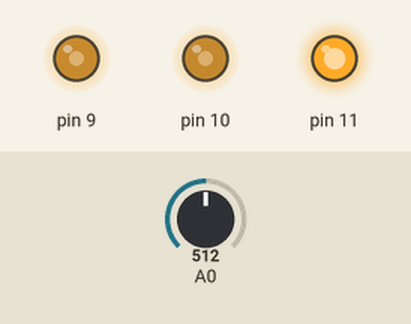
Simulated run of this sketch. Board: Arduino Uno, built with avr-gcc and run on an emulated ATmega328P. Parts: output pins drawn as LEDs (lit = HIGH). The test bench sets the inputs (shaded band); at power-on: A0 = 512. What the sketch prints to the serial monitor is not drawn.

Above: at 1.2 s.
1.3 s: A0 set to 306
At 2.5 s:
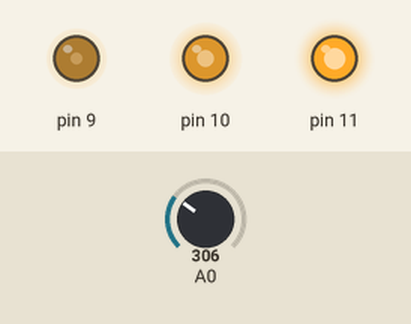
2.8 s: A0 set to 122
At 3.7 s:
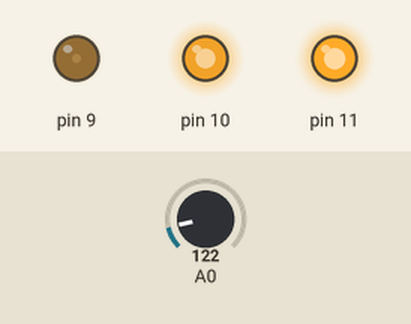
4.3 s: A0 set to 0
At 4.8 s:
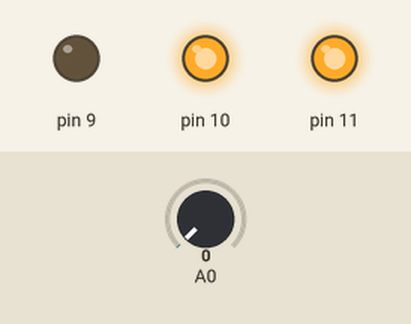
5.8 s: A0 set to 900
At 6.1 s:
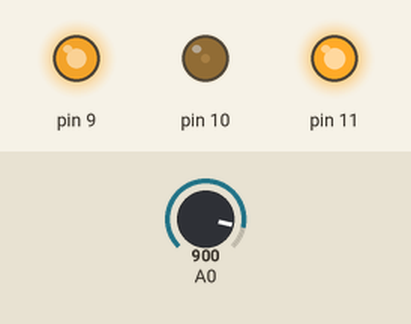
7.3 s: A0 set to 1023
At 8.3 s:
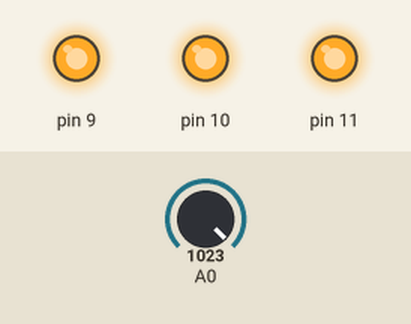
8.8 s: A0 set to 683
At 9.6 s:
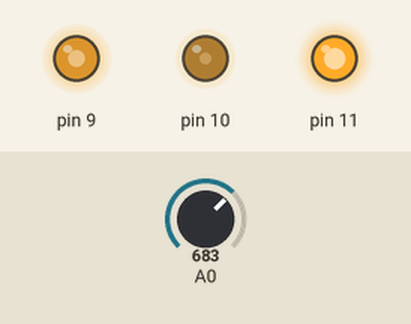
11.8 s: A0 set to 656
Timing chart, 0 to 14.3 s (numbered marks = the images above; inputs shaded):
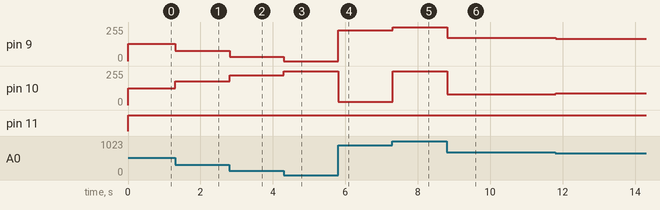

The sketch:

reflexive.ino
```cpp
void setup() {
  Serial.begin(9600);
pinMode(A0,INPUT);
pinMode(9,OUTPUT);
pinMode(10,OUTPUT);
pinMode(11,OUTPUT);

}

void loop() {
  int reflexive=analogRead(A0);
  int distance=map (reflexive,0,1000,0,15);
Serial.print(distance);
Serial.println("cm");
int reflexiveMapped= map(reflexive,0,1000,0,255);
analogWrite(9,reflexiveMapped);
analogWrite(10,255-reflexiveMapped);
analogWrite(11,255);

}
```

Measured:
- after the input at 1.3 s, pin 9: 130/255 → 78/255 at once; pin 10: 125/255 → 177/255 at once
- after the input at 2.8 s, pin 9: 78/255 → 31/255 at once; pin 10: 177/255 → 224/255 at once
- after the input at 4.3 s, pin 9: 31/255 → 0/255 at once; pin 10: 224/255 → 255/255 at once
- after the input at 5.8 s, pin 9: 0/255 → 229/255 at once; pin 10: 255/255 → 26/255 at once
- after the input at 7.3 s, pin 9: 229/255 → 255/255 at once; pin 10: 26/255 → 255/255 at once
- after the input at 8.8 s, pin 9: 255/255 → 174/255 at once; pin 10: 255/255 → 81/255 at once
- after the input at 11.8 s, pin 9: 174/255 → 167/255 at once; pin 10: 81/255 → 88/255 at once
